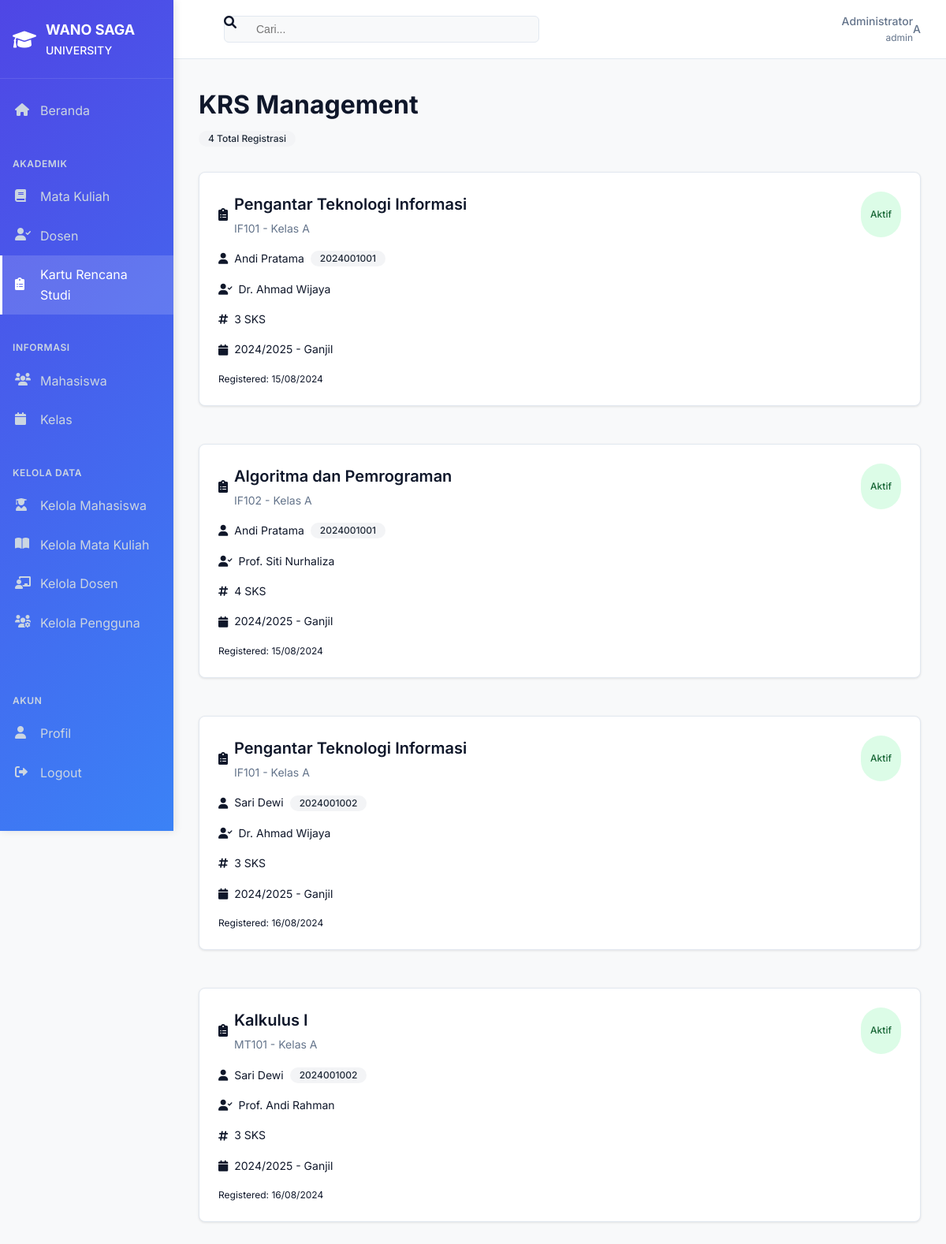
Screenshot of /krs.php (signed in) with the database file from the repository.
### tables this page shows
CREATE TABLE IF NOT EXISTS krs (
    id_krs INT(11) AUTO_INCREMENT PRIMARY KEY,
    id_mahasiswa INT(11) NOT NULL,
    id_kelas INT(11) NOT NULL,
    tanggal_ambil DATETIME DEFAULT CURRENT_TIMESTAMP,
    nilai_angka DECIMAL(4,2) CHECK (nilai_angka >= 0 AND nilai_angka <= 4.0),
    nilai_huruf VARCHAR(2),
    status_krs ENUM('Aktif', 'Selesai', 'Batal') DEFAULT 'Aktif',
    created_at TIMESTAMP DEFAULT CURRENT_TIMESTAMP,
    updated_at TIMESTAMP DEFAULT CURRENT_TIMESTAMP ON UPDATE CURRENT_TIMESTAMP,
    FOREIGN KEY (id_mahasiswa) REFERENCES mahasiswa(id_mahasiswa) ON DELETE CASCADE,
    FOREIGN KEY (id_kelas) REFERENCES kelas(id_kelas) ON DELETE CASCADE,
    UNIQUE KEY unique_mahasiswa_kelas (id_mahasiswa, id_kelas)
);

CREATE TABLE IF NOT EXISTS mata_kuliah (
    id_matakuliah INT(11) AUTO_INCREMENT PRIMARY KEY,
    kode_matakuliah VARCHAR(10) UNIQUE NOT NULL,
    nama_matakuliah VARCHAR(100) NOT NULL,
    sks INT(2) NOT NULL CHECK (sks > 0),
    semester INT(2) NOT NULL CHECK (semester > 0),
    deskripsi TEXT,
    created_at TIMESTAMP DEFAULT CURRENT_TIMESTAMP,
    updated_at TIMESTAMP DEFAULT CURRENT_TIMESTAMP ON UPDATE CURRENT_TIMESTAMP
);

CREATE TABLE IF NOT EXISTS kelas (
    id_kelas INT(11) AUTO_INCREMENT PRIMARY KEY,
    id_matakuliah INT(11) NOT NULL,
    id_dosen INT(11) NOT NULL,
    id_tahun_akademik INT(11) NOT NULL,
    nama_kelas VARCHAR(50) NOT NULL,
    kapasitas INT(4) NOT NULL CHECK (kapasitas > 0),
    tanggal_mulai DATE,
    tanggal_selesai DATE,
    created_at TIMESTAMP DEFAULT CURRENT_TIMESTAMP,
    updated_at TIMESTAMP DEFAULT CURRENT_TIMESTAMP ON UPDATE CURRENT_TIMESTAMP,
    FOREIGN KEY (id_matakuliah) REFERENCES mata_kuliah(id_matakuliah) ON DELETE CASCADE,
    FOREIGN KEY (id_dosen) REFERENCES dosen(id_dosen) ON DELETE CASCADE,
    FOREIGN KEY (id_tahun_akademik) REFERENCES tahun_akademik(id_tahun_akademik) ON DELETE CASCADE
);

CREATE TABLE IF NOT EXISTS mahasiswa (
    id_mahasiswa INT(11) AUTO_INCREMENT PRIMARY KEY,
    nim VARCHAR(20) UNIQUE NOT NULL,
    nama VARCHAR(100) NOT NULL,
    tanggal_lahir DATE NOT NULL,
    jenis_kelamin ENUM('L', 'P') NOT NULL,
    alamat VARCHAR(255),
    nomor_telepon VARCHAR(15),
    email VARCHAR(100) UNIQUE,
    foto VARCHAR(255),
    created_at TIMESTAMP DEFAULT CURRENT_TIMESTAMP,
    updated_at TIMESTAMP DEFAULT CURRENT_TIMESTAMP ON UPDATE CURRENT_TIMESTAMP
);

CREATE TABLE IF NOT EXISTS dosen (
    id_dosen INT(11) AUTO_INCREMENT PRIMARY KEY,
    nidn VARCHAR(20) UNIQUE NOT NULL,
    nama_dosen VARCHAR(100) NOT NULL,
    gelar VARCHAR(50),
    email VARCHAR(100) UNIQUE,
    nomor_telepon VARCHAR(15),
    created_at TIMESTAMP DEFAULT CURRENT_TIMESTAMP,
    updated_at TIMESTAMP DEFAULT CURRENT_TIMESTAMP ON UPDATE CURRENT_TIMESTAMP
);

CREATE TABLE IF NOT EXISTS tahun_akademik (
    id_tahun_akademik INT(11) AUTO_INCREMENT PRIMARY KEY,
    tahun_akademik VARCHAR(9) NOT NULL,
    semester_akademik ENUM('Ganjil', 'Genap', 'Pendek') NOT NULL,
    status ENUM('Aktif', 'Tidak Aktif') DEFAULT 'Tidak Aktif',
    created_at TIMESTAMP DEFAULT CURRENT_TIMESTAMP,
    updated_at TIMESTAMP DEFAULT CURRENT_TIMESTAMP ON UPDATE CURRENT_TIMESTAMP
);

### includes/functions.php (called while the page is built, shortened)
<?php
require_once 'config/database.php';
class KRSSystem {
    private $conn;
    public function __construct() {
        $this->db = new Database();
        $this->conn = $this->db->getConnection();
    }
    public function getKRSEntries() {
        try {
            $query = "SELECT krs.*, m.nim, m.nama as nama_mahasiswa,
                            mk.kode_matakuliah, mk.nama_matakuliah, mk.sks,
                            d.nama_dosen, k.nama_kelas,
                            ta.tahun_akademik, ta.semester_akademik
                     FROM krs
                     JOIN mahasiswa m ON krs.id_mahasiswa = m.id_mahasiswa
                     JOIN kelas k ON krs.id_kelas = k.id_kelas
                     JOIN mata_kuliah mk ON k.id_matakuliah = mk.id_matakuliah
                     JOIN dosen d ON k.id_dosen = d.id_dosen
                     JOIN tahun_akademik ta ON k.id_tahun_akademik = ta.id_tahun_akademik
                     ORDER BY ta.tahun_akademik DESC, m.nama ASC";
            $stmt = $this->conn->prepare($query);
            $stmt->execute();
            $result = $stmt->fetchAll(PDO::FETCH_ASSOC);
            return $result ?: DemoData::getKRS();
        } catch(PDOException $e) {
            error_log("Database error in getKRSEntries: " . $e->getMessage());
            return DemoData::getKRS();
        }
    }
}
function formatDate($date) {
    return date('d/m/Y', strtotime($date));
}
function getStatusColor($status) {
    switch ($status) {
        case 'Aktif':
            return 'bg-green-100 text-green-800';
    }
}
?>

### config/database.php (called while the page is built, shortened)
<?php
class Database {
    private $host = 'localhost';
    private $db_name = 'krs_system';
    private $username = 'root';
    private $password = '';
    public function getConnection() {
        $this->conn = null;
        try {
            $this->conn = new PDO("mysql:host=" . $this->host . ";dbname=" . $this->db_name,
                                $this->username, $this->password);
            $this->conn->exec("set names utf8");
            $this->conn->setAttribute(PDO::ATTR_ERRMODE, PDO::ERRMODE_EXCEPTION);
        } catch(PDOException $exception) {
            return null;
        }
        return $this->conn;
    }
}
?>

### krs.php (the view, shortened to what this page needs)
<?php
require_once 'includes/functions.php';
$krsSystem = new KRSSystem();
$krsEntries = $krsSystem->getKRSEntries();
include 'includes/header.php';
?>
<div class="sky-fade-in">
    <div class="sky-page-header">
        <h1 class="sky-page-title">KRS Management</h1>
        <div class="flex items-center justify-between mb-4">
            <span class="badge bg-gray-100 text-gray-800"><?php echo count($krsEntries); ?> Total Registrasi</span>
        </div>
    </div>
    <div class="grid grid-cols-1 md:grid-cols-2 lg:grid-cols-3 gap-6">
        <?php foreach ($krsEntries as $krs): ?>
        <div class="sky-card">
            <div class="sky-card-header">
                <div class="flex items-start justify-between">
                    <div class="flex items-center space-x-2">
                        <i class="fas fa-clipboard-list text-indigo-600"></i>
                        <div>
                            <h3 class="sky-card-title"><?php echo htmlspecialchars($krs['nama_matakuliah']); ?></h3>
                            <p class="sky-card-description">
                                <?php echo htmlspecialchars($krs['kode_matakuliah']); ?> - Kelas <?php echo htmlspecialchars($krs['nama_kelas']); ?>
                            </p>
                        </div>
                    </div>
                    <span class="badge <?php echo getStatusColor($krs['status_krs']); ?>">
                        <?php echo htmlspecialchars($krs['status_krs']); ?>
                    </span>
                </div>
            </div>
            <div class="space-y-4">
                <div class="flex items-center space-x-2 text-sm">
                    <i class="fas fa-user text-gray-400"></i>
                    <span><?php echo htmlspecialchars($krs['nama_mahasiswa']); ?></span>
                    <span class="badge bg-gray-100 text-gray-800 ml-auto">
                        <?php echo htmlspecialchars($krs['nim']); ?>
                    </span>
                </div>
                <div class="flex items-center space-x-2 text-sm">
                    <i class="fas fa-user-check text-gray-400"></i>
                    <span><?php echo htmlspecialchars($krs['nama_dosen']); ?></span>
                </div>
                <div class="flex items-center justify-between">
                    <div class="flex items-center space-x-2 text-sm">
                        <i class="fas fa-hashtag text-gray-400"></i>
                        <span><?php echo $krs['sks']; ?> SKS</span>
                    </div>
                </div>
                <div class="flex items-center space-x-2 text-sm">
                    <i class="fas fa-calendar text-gray-400"></i>
                    <span class="text-gray-600">
                        <?php echo htmlspecialchars($krs['tahun_akademik']); ?> - <?php echo htmlspecialchars($krs['semester_akademik']); ?>
                    </span>
                </div>
                <div class="text-xs text-gray-600">
                    Registered: <?php echo formatDate($krs['tanggal_ambil']); ?>
                </div>
            </div>
        </div>
        <?php endforeach; ?>
    </div>
</div>
<?php include 'includes/footer.php'; ?>

### assets/css/style.css (style rules this page uses)
:root { --background: 248, 249, 250; --foreground: 15, 23, 42; --card: 255, 255, 255; --card-foreground: 15, 23, 42; --primary: 79, 70, 229; --primary-foreground: 255, 255, 255; --secondary: 241, 245, 249; --secondary-foreground: 15, 23, 42; --muted: 241, 245, 249; --muted-foreground: 100, 116, 139; --border: 226, 232, 240; --sidebar-bg: linear-gradient(135deg, #4f46e5 0%, #3b82f6 100%); --sidebar-text: 255, 255, 255; --sidebar-text-muted: 203, 213, 225; }
* { margin: 0; padding: 0; box-sizing: border-box; }
body { font-family: "Inter", -apple-system, BlinkMacSystemFont, "Segoe UI", "Roboto", sans-serif; background-color: rgb(var(--background)); color: rgb(var(--foreground)); line-height: 1.6; }
.sky-page-header { margin-bottom: 2rem; }
.sky-page-title { font-size: 2rem; font-weight: 700; color: rgb(var(--foreground)); margin-bottom: 0.5rem; }
.sky-card { background: rgb(var(--card)); border: 1px solid rgb(var(--border)); border-radius: 0.5rem; padding: 1.5rem; box-shadow: 0 1px 3px rgba(0, 0, 0, 0.1); transition: box-shadow 0.2s ease; margin-bottom: 1.5rem; }
.sky-card-header { margin-bottom: 1rem; }
.sky-card-title { font-size: 1.25rem; font-weight: 600; margin-bottom: 0.25rem; }
.sky-card-description { color: rgb(var(--muted-foreground)); font-size: 0.875rem; }
.grid { display: grid; }
.grid-cols-1 { grid-template-columns: repeat(1, minmax(0, 1fr)); }
.gap-6 { gap: 1.5rem; }
.badge { display: inline-flex; align-items: center; padding: 0.25rem 0.75rem; border-radius: 9999px; font-size: 0.75rem; font-weight: 500; line-height: 1; }
.bg-green-100 { background-color: #dcfce7; }
.text-green-800 { color: #166534; }
.bg-gray-100 { background-color: #f3f4f6; }
.text-gray-800 { color: #1f2937; }
.sky-fade-in { animation: fadeIn 0.3s ease-out; }
.text-sm { font-size: 0.875rem; }
.text-xs { font-size: 0.75rem; }
.mb-4 { margin-bottom: 1rem; }
.flex { display: flex; }
.items-center { align-items: center; }
.justify-between { justify-content: space-between; }
.space-x-2 > * + * { margin-left: 0.5rem; }
.space-y-4 > * + * { margin-top: 1rem; }

### assets/css/forms.css (style rules this page uses)
.badge { display: inline-flex; align-items: center; padding: 0.25rem 0.75rem; border-radius: 9999px; font-size: 0.75rem; font-weight: 500; line-height: 1; }

### rows the page displays
krs: mata_kuliah.nama_matakuliah "Pengantar Teknologi Informasi", mata_kuliah.kode_matakuliah "IF101", id_kelas.nama_kelas "A", status_krs "Aktif", id_mahasiswa.nama "Andi Pratama", id_mahasiswa.nim "2024001001", dosen.nama_dosen "Dr. Ahmad Wijaya", mata_kuliah.sks "3", tahun_akademik.tahun_akademik "2024/2025", tahun_akademik.semester_akademik "Ganjil", tanggal_ambil "15/08/2024"
krs: mata_kuliah.nama_matakuliah "Algoritma dan Pemrograman", mata_kuliah.kode_matakuliah "IF102", id_kelas.nama_kelas "A", status_krs "Aktif", id_mahasiswa.nama "Andi Pratama", id_mahasiswa.nim "2024001001", dosen.nama_dosen "Prof. Siti Nurhaliza", mata_kuliah.sks "4", tahun_akademik.tahun_akademik "2024/2025", tahun_akademik.semester_akademik "Ganjil", tanggal_ambil "15/08/2024"
krs: mata_kuliah.nama_matakuliah "Pengantar Teknologi Informasi", mata_kuliah.kode_matakuliah "IF101", id_kelas.nama_kelas "A", status_krs "Aktif", id_mahasiswa.nama "Sari Dewi", id_mahasiswa.nim "2024001002", dosen.nama_dosen "Dr. Ahmad Wijaya", mata_kuliah.sks "3", tahun_akademik.tahun_akademik "2024/2025", tahun_akademik.semester_akademik "Ganjil", tanggal_ambil "16/08/2024"
krs: mata_kuliah.nama_matakuliah "Kalkulus I", mata_kuliah.kode_matakuliah "MT101", id_kelas.nama_kelas "A", status_krs "Aktif", id_mahasiswa.nama "Sari Dewi", id_mahasiswa.nim "2024001002", dosen.nama_dosen "Prof. Andi Rahman", mata_kuliah.sks "3", tahun_akademik.tahun_akademik "2024/2025", tahun_akademik.semester_akademik "Ganjil", tanggal_ambil "16/08/2024"

### other values shown
$currentUser['full_name'] "Administrator"
$currentUser['role'] "admin"
substr($currentUser['full_name'], 0, 1) "A"
count($krsEntries) "4"
